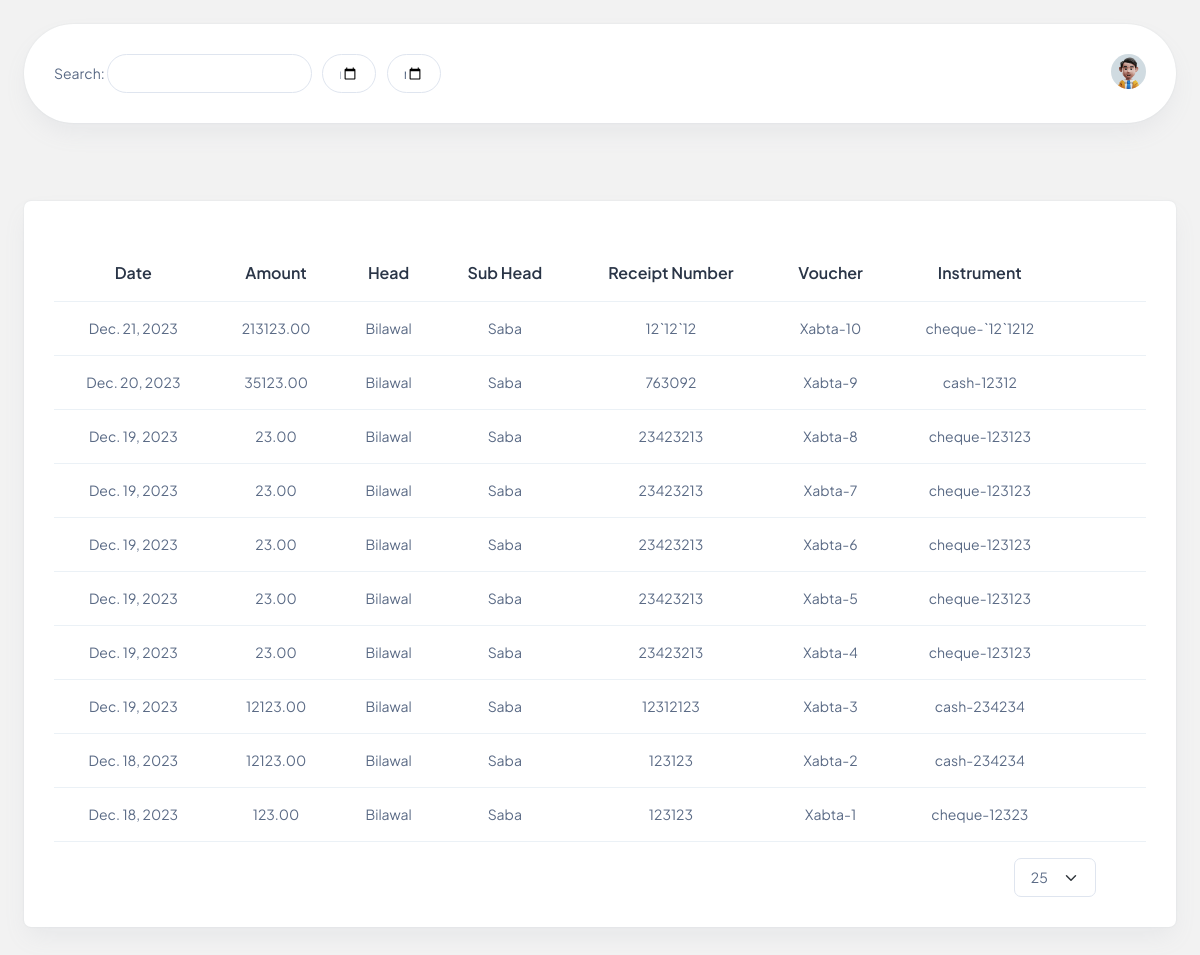
/submitfile/ (signed in), run on an earlier commit of the app's database.
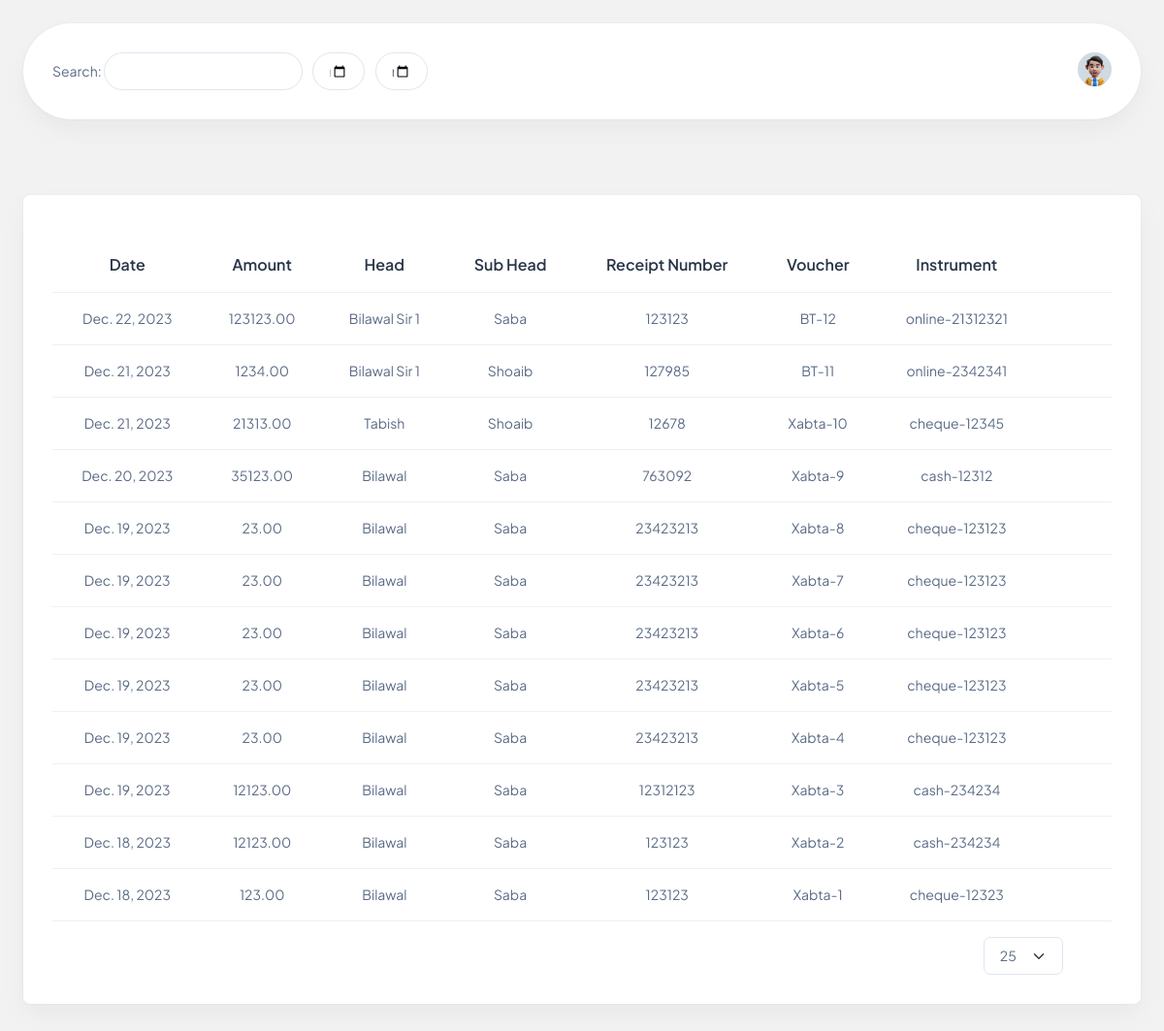
And on a later commit of the database.
### Accountapp/models.py (models this page shows, shortened)
class AccountingEntry(models.Model):
    date = models.DateField(auto_now_add=True)
    amount = models.DecimalField(max_digits=10, decimal_places=2)
    head = models.ForeignKey(Head, on_delete=models.CASCADE)
    sub_head = models.ForeignKey(Shead, on_delete=models.CASCADE)
    description = models.TextField()
    receipt_number = models.CharField(max_length=20)
    charge_by = models.ForeignKey(charge, on_delete=models.CASCADE, null=True, blank=True)
    voucher = models.CharField(max_length=50,null=True,blank=True, unique=True)
    paid_by = models.ForeignKey(paid, on_delete=models.CASCADE, null=True, blank=True)
    claim_by = models.ForeignKey(claim, on_delete=models.CASCADE, null=True, blank=True)
    instrument = models.CharField(max_length=10,null=True,blank=True, choices=[('cash', 'Cash'), ('cheque', 'Cheque'), ('online', 'Online Transfer')])
    cash_number = models.CharField(max_length=20, default=0,null=True, blank=True)
    cheque_number = models.CharField(max_length=20,default=0, null=True, blank=True)
    online_number = models.CharField(max_length=20,default=0, null=True, blank=True)
    vendors = models.ForeignKey(Vendor, null=True,blank=True, on_delete=models.CASCADE)
    attachments = models.FileField(upload_to='attachments/', null=True, blank=True)
    comments = models.TextField()

class Head(models.Model):
    name = models.CharField(max_length=50)

class Shead(models.Model):
    name = models.CharField(max_length=50)
    def __str__(self):
        return self.name

### Accountapp/views.py (the view)
# urls.py: path('submitfile/', views.showresult, name='submitfile'),
@login_required(login_url="signin")
def showresult(request):
    accounting_form = AccountingEntry.objects.all().order_by("-id")
    today = date.today()
    return render(request, "submit.html", locals())

### Accountapp/templates/submit.html (shortened to what this page needs)
<!DOCTYPE html>
<html lang="en">
  <head>
    {% load static %}
    <link rel="stylesheet" href="https://code.jquery.com/ui/1.12.1/themes/base/jquery-ui.css" />
    <link rel="stylesheet" href="{% static 'css/styles.min.css' %}" />
    <link rel="stylesheet" href="{% static 'css/custom.css' %}" />
  </head>
  <body>
    <div class="page-wrapper" id="main-wrapper" data-layout="horizontal" data-navbarbg="skin6" data-header-position="fixed">
      <div class="body-wrapper">
        <div class="container-fluid">
          <div class="card my-navbar">
            <div class="card-body d-flex justify-content-between">
              <div class="search-bar">
                <label for="searchInput">Search:</label>
                <input type="text" id="searchInput" class="search-input me-2" oninput="searchTable()" placeholder="" />
                <input type="date" id="dateInput" oninput="searchTabledate()" class="date-input me-2" />
                <input type="date" id="endDate" class="date-input" onchange="searchTabledate()" />
              </div>
              <div>
                <a class="" href="javascript:void(0)" id="drop2" data-bs-toggle="dropdown" aria-expanded="false"><img src="{% static 'images/profile/user-1.jpg' %}" alt="" width="35" height="35" class="rounded-circle" /></a>
              </div>
            </div>
          </div>
        </div>
        <div class="container-fluid">
          <div class="card">
            <div class="card-body pt-2">
              <div class="table-responsive">
                <div class="d-flex justify-content-end align-items-center">
                  <a href="{% url 'home' %}" class="text-primary" style="font-size: 1.5rem;"><i class="ti ti-square-plus"></i></a>
                </div>
                <table id="accounting-table" class="table text-nowrap mb-0 align-middle">
                  <thead class="text-dark fs-4 text-center">
                    <tr>
                      <th>Date</th>
                      <th>Amount</th>
                      <th>Head</th>
                      <th>Sub Head</th>
                      <th>Receipt Number</th>
                      <th>Voucher</th>
                      <th>Instrument</th>
                      <th>
                        <div class="d-flex justify-content-center">
                          <div>
                            <a class="nav-icon-hover text-primary" href="javascript:void(0)" id="drop3" data-bs-toggle="dropdown" aria-expanded="false"><strong><i class="ti ti-dots-vertical" style="font-size: 1rem;"></i></strong></a>
                          </div>
                        </div>
                      </th>
                    </tr>
                  </thead>
                  <tbody>
                    {% for entry in accounting_form|slice:'-10:' %}
                      <tr class="text-center">
                        <td>{{ entry.date }}</td>
                        <td>{{ entry.amount }}</td>
                        <td>{{ entry.head.name }}</td>
                        <td>{{ entry.sub_head }}</td>
                        <td>{{ entry.receipt_number }}</td>
                        <td>{{ entry.voucher }}</td>
                        {% if entry.instrument == 'cash' or entry.instrument == 'Cash' %}
                          <td>{{ entry.instrument }}-{{ entry.cash_number }}</td>
                        {% elif entry.instrument == 'Cheque' or entry.instrument == 'cheque' %}
                          <td>{{ entry.instrument }}-{{ entry.cheque_number }}</td>
                        {% else %}
                          <td>{{ entry.instrument }}-{{ entry.online_number }}</td>
                        {% endif %}
                        <td>
                          <button class="text-primary accordion-toggle" data-target="#details{{ entry.id }}" style="background-color: transparent; border: none; padding: 0;"><i class="ti ti-layout-navbar-expand" style="font-size: 1.1rem;"></i></button>
                          {% if entry.date == today %}
                            <a href="{% url 'editfile' entry.id %}" class="edit-button text-nowrap text-primary"><i class="ti ti-edit" style="font-size: 1.1rem;"></i></a>
                          {% else %}
                            <span class="edit-button disabled text-nowrap text-primary"><i class="ti ti-edit" style="font-size: 1.1rem;"></i></span>
                          {% endif %}
                        </td>
                      </tr>
                    {% endfor %}
                  </tbody>
                </table>
              </div>
              <div class="d-flex align-items-center justify-content-end">
                <div class="text-center mt-3 me-2">
                  <select id="recordsPerPage" class="form-select" onchange="updateTableRows()">
                    <option value="50" selected>25</option>
                  </select>
                </div>
                <div class="text-center mt-3">
                  <button onclick="loadPreviousRows()" id="loadPreviousButton" class="btn btn-primary text-primary mr-2" style="background-color: transparent; border: none; padding: 0;"><i class="ti ti-square-arrow-left toggle-buttons"></i></button>
                  <button onclick="loadNextRows()" id="loadNextButton" class="btn btn-primary text-primary" style="background-color: transparent; border: none; padding: 0;"><i class="ti ti-square-arrow-right toggle-buttons"></i></button>
                </div>
              </div>
            </div>
          </div>
        </div>
      </div>
    </div>
  </body>
</html>

### Accountapp/static/css/custom.css (style rules this page uses)
a.text-primary, .text-primary { color: #03a3e0 !important; }

### Accountapp/templates/submit.html (style rules this page uses)
html { background-color: #f2f2f2 !important; }
body { background-color: #f2f2f2 !important; }
.toggle-buttons { font-size: 1.6rem; }
.edit-button.disabled { color: #999 !important; cursor: not-allowed; pointer-events: none; text-decoration: none; }
.my-navbar { border-radius: 50px !important; }
.search-input { max-width: 50%; padding: 8px 16px; font-size: 0.875rem; font-weight: 400; line-height: 1.5; color: #5a6a85; border-radius: 50px; background-color: transparent; background-clip: padding-box; border: var(--bs-border-width) solid #dfe5ef; }
.date-input { max-width: 8.9%; padding: 8px 16px; font-size: 0.875rem; font-weight: 400; line-height: 1.5; color: #5a6a85; border-radius: 50px; background-color: transparent; background-clip: padding-box; border: var(--bs-border-width) solid #dfe5ef; }

What changed in the data, as far as the page shows it:
added AccountingEntry: date "Dec. 22, 2023", amount "123123.00", head.name "Bilawal Sir 1", sub_head "Saba", receipt_number "123123", voucher "BT-12", instrument "online", online_number "21312321"
added AccountingEntry: date "Dec. 21, 2023", amount "1234.00", head.name "Bilawal Sir 1", sub_head "Shoaib", receipt_number "127985", voucher "BT-11", instrument "online", online_number "2342341"
changed AccountingEntry "Xabta-10": amount "213123.00" → "21313.00"; head.name "Bilawal" → "Tabish"; sub_head "Saba" → "Shoaib"; receipt_number "12`12`12" → "12678"; cheque_number "`12`1212" → "12345"
